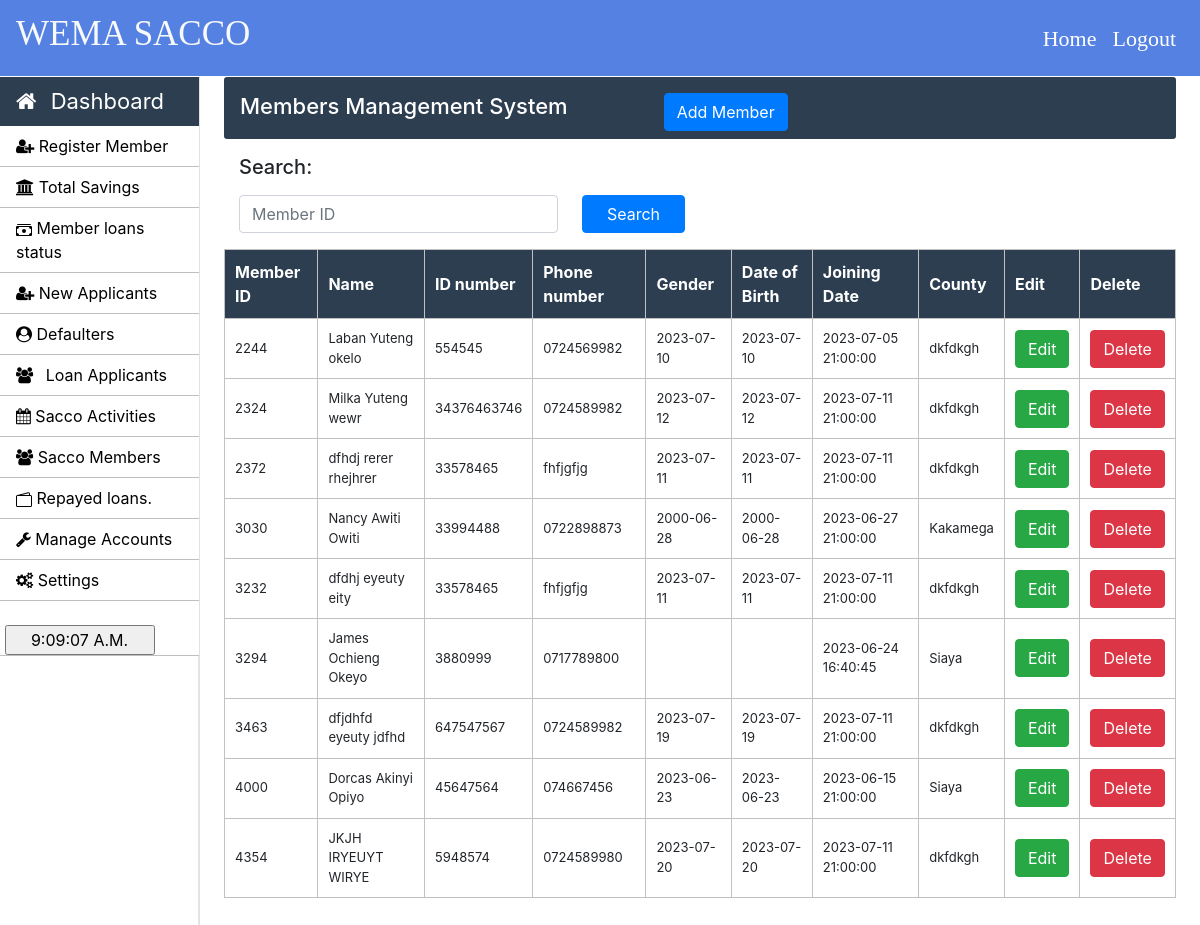
Page /admin/members.php (signed in) on the committed database.
### tables this page shows
CREATE TABLE `member_information` (
  `first_name` varchar(100) NOT NULL,
  `middle_name` varchar(100) NOT NULL,
  `last_name` varchar(100) NOT NULL,
  `member_id` varchar(50) NOT NULL,
  `id_number` varchar(100) NOT NULL,
  `member_email` varchar(100) NOT NULL,
  `gender` varchar(100) NOT NULL,
  `joining_date` timestamp NOT NULL DEFAULT current_timestamp() ON UPDATE current_timestamp(),
  `dissability` varchar(50) NOT NULL,
  `phone_number` varchar(50) NOT NULL,
  `dob` varchar(10) NOT NULL,
  `kra_pin` varchar(100) NOT NULL,
  `county` varchar(100) NOT NULL,
  `subcounty` varchar(100) NOT NULL,
  `ward` varchar(100) NOT NULL,
  `parmanent_address` varchar(100) NOT NULL,
  `next_of_kin` varchar(100) NOT NULL,
  `spause_name` varchar(100) NOT NULL,
  `profile_pic` varchar(100) NOT NULL,
  `id_front` varchar(500) NOT NULL,
  `id_back` varchar(500) NOT NULL
);

### admin/members.php (the view, shortened to what this page needs)
<!doctype html>
<html lang="en">
	<head>
	</head>
	<body>
	    <?php include('../common/commonh.php') ?>
		<?php include('../common/admin-sidebar.php') ?>
		<main role="main" class="col-xl-10 col-lg-9 col-md-8 ml-sm-auto px-md-4 w-100">
			<div class="sub-main">
				<div class="text-center d-flex flex-wrap flex-md-nowrap pt-3 pb-2 mb-3 text-white admin-dashboard pl-3">
					<div class="d-flex">
						<h4 class="mr-5">Members Management System </h4>
						<a href="regform.php"> <button type="button" class="btn btn-primary ml-5" > Add Member</button> </a>
					</div>
				</div>
				       <div class="col-md-6">
				           <form action="search_member.php" method="post">
										<div class="form-group">
											<label for="exampleInputPassword1"><h5>Search:</h5></label>
											<div class="d-flex">
												<input type="text" name="search" id="search" class="form form-control" placeholder="Member ID">
												<input class="btn btn-primary px-4 ml-4" type="submit" name="btnSearch" value="Search">
											</div>
										</div>
							</form>
							</div>
				<table id = "doc" class="w-100 table-elements mb-3 table-three-tr text-left" cellpadding="10">
								<tr class="table-tr-head table-three text-white">
									<th>Member ID</th>
									<th>Name</th>
									<th>ID number</th>
									<th>Phone number</th>
									<th>Gender</th>
									<th>Date of Birth</th>
									<th>Joining Date</th>
									<th>County</th>
									<th>Edit</th>
									<th>Delete</th>
								</tr>
								<?php
                  $sql = "SELECT * FROM member_information";
                  $result= mysqli_query($con,$sql);
                  if($result){
                  while($row=mysqli_fetch_assoc($result)){
                   $member_id=$row['member_id'];
                   $first_name=$row['first_name'];
                   $middle_name=$row['middle_name'];
                   $last_name=$row['last_name'];
                   $id_number=$row['id_number'];
				   $phone_number=$row['phone_number'];
				   $dob=$row['dob'];
				   $joining_date=$row['joining_date'];
				   $county =$row['county'];
                  echo '<tr>
                  <td>'.$member_id.'</td>
                  <td> '.$first_name.' '.$middle_name.' '.$last_name.'</td>
                  <td>'.$id_number.'</td>
		          <td> '.$phone_number.'</td>
                  <td>'.$dob.'</td>
                  <td>'.$dob.'</td>
		          <td>'.$joining_date.'</td>
				  <td>'.$county.'</td>
				  <td><a href="delete-function.php"><button type="button" name = "btn_update" class="btn btn-success">Edit</button></a>   </td>
				 <td><a href="delete-function.php"><button type="button" class="btn btn-danger">Delete</button></a>   </td>
				  </td>
                  </tr>';
                     }
                   }
?>
				</table>
				<div class="col-md-2 pt-3 w-100">
			</div>
		</main>
	</body>
</html>

### css/style.css (style rules this page uses)
body { position: relative; min-height: 100%; min-height: 100vh; }
h4 { font-size: 22px; }
.admin-dashboard { margin-top: 1px !important; background: #2c3e50 !important; border-radius: 3px; }
.table-elements tr, td, th { font-size: 13px; border: 1px solid rgb(194, 193, 193); padding-left: 10px !important; }
.table-three { background: #2c3e50 !important; }
.table-tr-head { height: 45px !important; padding: 10px !important; margin-top: 5px !important; }
.table-font-for-transcript td, th { font-size: 16px !important; }

### rows in the picture
member_information: member_id "2244", first_name "Laban", middle_name "Yuteng", last_name "okelo", id_number "554545", phone_number "0724569982", dob "2023-07-10", joining_date "2023-07-05 21:00:00", county "dkfdkgh"
member_information: member_id "2324", first_name "Milka", middle_name "Yuteng", last_name "wewr", id_number "34376463746", phone_number "0724589982", dob "2023-07-12", joining_date "2023-07-11 21:00:00", county "dkfdkgh"
member_information: member_id "2372", first_name "dfhdj", middle_name "rerer", last_name "rhejhrer", id_number "33578465", phone_number "fhfjgfjg", dob "2023-07-11", joining_date "2023-07-11 21:00:00", county "dkfdkgh"
member_information: member_id "3030", first_name "Nancy", middle_name "Awiti", last_name "Owiti", id_number "33994488", phone_number "0722898873", dob "2000-06-28", joining_date "2023-06-27 21:00:00", county "Kakamega"
member_information: member_id "3232", first_name "dfdhj", middle_name "eyeuty", last_name "eity", id_number "33578465", phone_number "fhfjgfjg", dob "2023-07-11", joining_date "2023-07-11 21:00:00", county "dkfdkgh"
member_information: member_id "3294", first_name "James", middle_name "Ochieng", last_name "Okeyo", id_number "3880999", phone_number "0717789800", joining_date "2023-06-24 16:40:45", county "Siaya"
member_information: member_id "3463", first_name "dfjdhfd", middle_name "eyeuty", last_name "jdfhd", id_number "647547567", phone_number "0724589982", dob "2023-07-19", joining_date "2023-07-11 21:00:00", county "dkfdkgh"
member_information: member_id "4000", first_name "Dorcas", middle_name "Akinyi", last_name "Opiyo", id_number "45647564", phone_number "074667456", dob "2023-06-23", joining_date "2023-06-15 21:00:00", county "Siaya"
member_information: member_id "4354", first_name "JKJH", middle_name "IRYEUYT", last_name "WIRYE", id_number "5948574", phone_number "0724589980", dob "2023-07-20", joining_date "2023-07-11 21:00:00", county "dkfdkgh"
